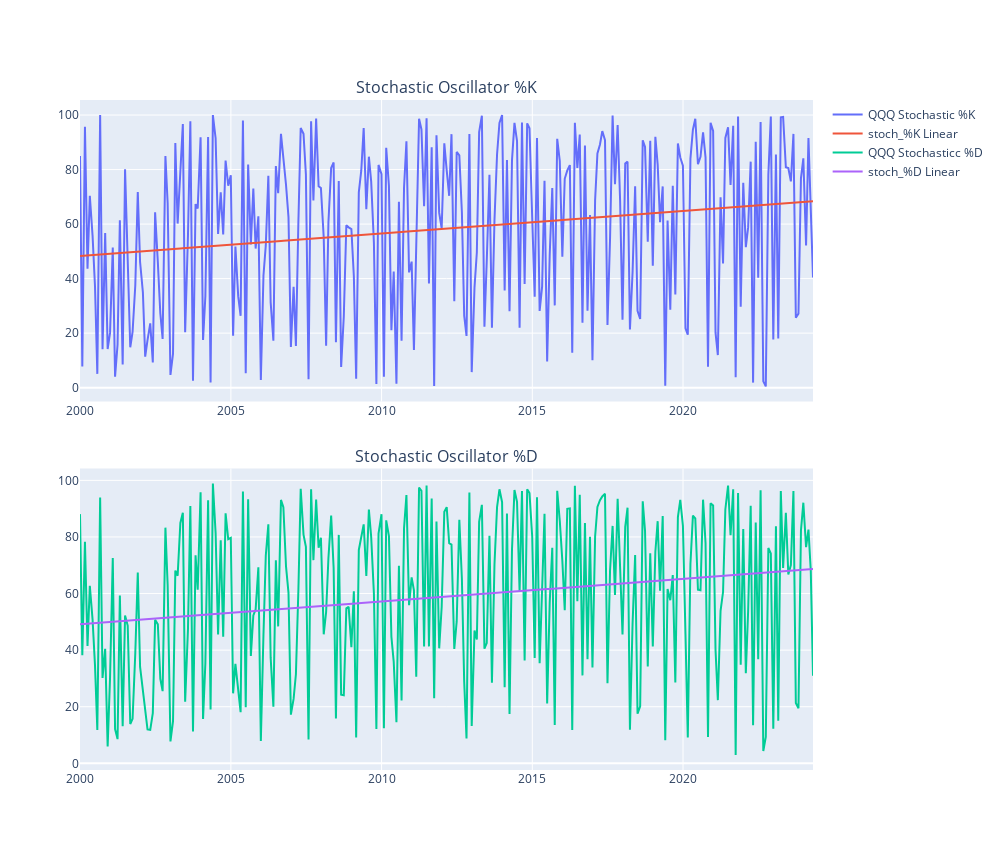

The cell this chart's notebook holds for it:
### Code cell
# Stochastic 
fig = make_subplots(rows = 2, cols = 1, subplot_titles = ('Stochastic Oscillator %K', 'Stochastic Oscillator %D'), vertical_spacing = 0.1)

lin_model = LinearRegression()

x = np.array(range(len(qqq_monthly))).reshape(-1, 1)
lin_model.fit(x, qqq_monthly['stoch_%K'].values)
stochK_lintrend = lin_model.predict(x)

lin_model.fit(x, qqq_monthly['stoch_%D'])
stochD_lintrend = lin_model.predict(x)

fig.add_trace(go.Scatter(name = 'QQQ Stochastic %K', x = qqq_monthly.time, y = qqq_monthly['stoch_%K']), row = 1, col = 1)
fig.add_trace(go.Scatter(x = qqq_monthly.time, y = stochK_lintrend, mode = 'lines', name = 'stoch_%K Linear'), row = 1, col = 1)
fig.add_trace(go.Scatter(name = 'QQQ Stochasticc %D', x = qqq_monthly.time, y = qqq_monthly['stoch_%D']), row = 2, col = 1)
fig.add_trace(go.Scatter(x = qqq_monthly.time, y = stochD_lintrend, mode = 'lines', name = 'stoch_%D Linear'), row = 2, col = 1)

fig.update_layout(height = 850, width = 1000)

fig.show()

### Figure 1 — Plotly figure (JSON) as saved in the notebook; plotly's stock layout.template omitted (floating-point values rounded to 4 significant figures; data arrays with more than 128 entries replaced by an {"elided": "..."} marker saying what was removed)
{"data": [{"name": "QQQ Stochastic %K", "type": "scatter", "x": {"elided": "293 str values"}, "xaxis": "x", "y": {"elided": "293 float values"}, "yaxis": "y"}, {"mode": "lines", "name": "stoch_%K Linear", "type": "scatter", "x": {"elided": "293 str values"}, "xaxis": "x", "y": {"elided": "293 float values"}, "yaxis": "y"}, {"name": "QQQ Stochasticc %D", "type": "scatter", "x": {"elided": "293 str values"}, "xaxis": "x2", "y": {"elided": "293 float values"}, "yaxis": "y2"}, {"mode": "lines", "name": "stoch_%D Linear", "type": "scatter", "x": {"elided": "293 str values"}, "xaxis": "x2", "y": {"elided": "293 float values"}, "yaxis": "y2"}], "layout": {"annotations": [{"font": {"size": 16}, "showarrow": false, "text": "Stochastic Oscillator %K", "x": 0.5, "xanchor": "center", "xref": "paper", "y": 1, "yanchor": "bottom", "yref": "paper"}, {"font": {"size": 16}, "showarrow": false, "text": "Stochastic Oscillator %D", "x": 0.5, "xanchor": "center", "xref": "paper", "y": 0.45, "yanchor": "bottom", "yref": "paper"}], "height": 850, "width": 1000, "xaxis": {"anchor": "y", "autorange": true, "domain": [0, 1], "range": ["1999-12-31", "2024-04-24"], "type": "date"}, "xaxis2": {"anchor": "y2", "autorange": true, "domain": [0, 1], "range": ["1999-12-31", "2024-04-24"], "type": "date"}, "yaxis": {"anchor": "x", "autorange": true, "domain": [0.55, 1], "range": [-5.085, 105.5], "type": "linear"}, "yaxis2": {"anchor": "x2", "autorange": true, "domain": [0, 0.45], "range": [-2.363, 104.2], "type": "linear"}}}
